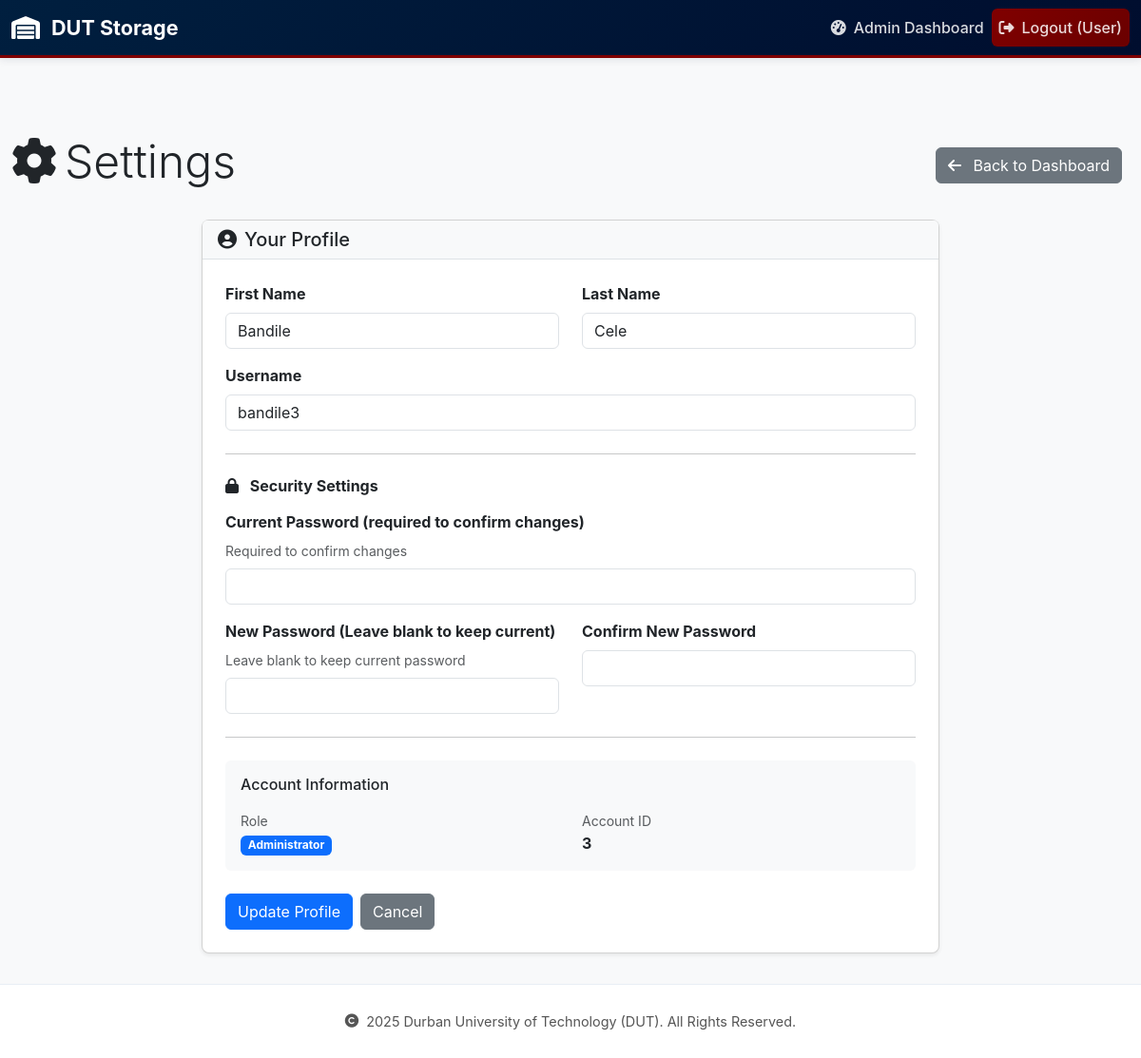
Page /admin/system/settings (signed in) on the committed database.
### app/models.py (models this page shows, shortened)
class Admin(db.Model, UserMixin):
    __tablename__ = 'admin'
    admin_id = db.Column(db.Integer, primary_key=True)
    username = db.Column(db.String(80), unique=True, nullable=False)
    name = db.Column(db.String(100), nullable=True)
    surname = db.Column(db.String(100), nullable=True)
    password_hash = db.Column(db.String(128), nullable=False)
    is_super_admin = db.Column(db.Boolean, default=False, nullable=False)
    data_capturers = db.relationship(
        'DataCapturer', backref='admin', lazy=True, cascade="all, delete-orphan", foreign_keys='DataCapturer.admin_id'
    )
    campuses = db.relationship('Campus', secondary=admin_campus_association, lazy='subquery',
                              backref=db.backref('admins', lazy=True))
    @property
    def is_admin(self):
        return True

### app/routes/admin_routes.py (the view)
@admin_bp.route('/system/settings', methods=['GET', 'POST'])
@login_required
def system_settings():
    from app.forms import SuperAdminProfileEditForm, AdminProfileEditForm
    if current_user.is_super_admin:
        form = SuperAdminProfileEditForm()
    else:
        form = AdminProfileEditForm()
    if form.validate_on_submit():
        if not current_user.check_password(form.current_password.data):
            flash('Current password is incorrect.', 'error')
            return redirect(url_for('admin.system_settings'))
        current_user.name = form.name.data
        current_user.surname = form.surname.data
        current_user.username = form.username.data
        if form.new_password.data:
            current_user.set_password(form.new_password.data)
        db.session.commit()
        flash('Profile updated successfully!', 'success')
        return redirect(url_for('admin.system_settings'))
    elif request.method == 'GET':
        form.name.data = current_user.name
        form.surname.data = current_user.surname
        form.username.data = current_user.username
    return render_template('admin/system_settings.html', form=form, title='Settings')

### app/forms.py (shortened to what this page needs)
class AdminProfileEditForm(FlaskForm):
    name = StringField('First Name', validators=[DataRequired(), Length(max=100)])
    surname = StringField('Last Name', validators=[DataRequired(), Length(max=100)])
    username = StringField('Username', validators=[DataRequired(), Length(min=4, max=10)])
    current_password = PasswordField('Current Password (required to confirm changes)', validators=[DataRequired()])
    new_password = PasswordField('New Password (Leave blank to keep current)', validators=[Optional(), Length(min=8)])
    new_password_confirm = PasswordField(
        'Confirm New Password',
        validators=[Optional(), EqualTo('new_password', message='Passwords must match')]
    )
    submit = SubmitField('Update Profile')

### app/__init__.py (called while the page is built)
@login_manager.user_loader
def load_user(user_id):
    user_type, _, user_actual_id = user_id.partition('-')
    if user_type == 'A':
        return Admin.query.get(int(user_actual_id))
    elif user_type == 'D':
        return DataCapturer.query.get(int(user_actual_id))
    return None

### app/templates/admin/system_settings.html (shortened to what this page needs)
{% extends "base.html" %}
{% block content %}
<div class="container mt-5">
    <div class="d-flex justify-content-between align-items-center mb-4">
        <h1 class="display-5">
            <i class="fas fa-cog me-2"></i>Settings
        </h1>
        <div class="d-flex">
            <a href="{{ url_for('admin.dashboard') }}" class="btn btn-secondary me-2">
                <i class="fas fa-arrow-left me-2"></i> Back to Dashboard
            </a>
        </div>
    </div>
    <div class="row">
        <div class="col-lg-8 offset-lg-2">
            <div class="card shadow-sm rounded-3">
                <div class="card-header bg-light border-bottom">
                    <h5 class="mb-0">
                        <i class="fas fa-user-circle me-2"></i>Your Profile
                    </h5>
                </div>
                <div class="card-body p-4">
                    <form method="POST" action="{{ url_for('admin.system_settings') }}" novalidate>
                        <div class="row mb-3">
                            <div class="col-md-6">
                                {{ form.name.label(class="form-label fw-bold") }}
                                {% if form.name.errors %}
                                    {{ form.name(class="form-control is-invalid") }}
                                    <div class="invalid-feedback d-block">
                                        {% for error in form.name.errors %}
                                            <small>{{ error }}</small><br>
                                        {% endfor %}
                                    </div>
                                {% else %}
                                    {{ form.name(class="form-control") }}
                                {% endif %}
                            </div>
                            <div class="col-md-6">
                                {{ form.surname.label(class="form-label fw-bold") }}
                                {% if form.surname.errors %}
                                    {{ form.surname(class="form-control is-invalid") }}
                                    <div class="invalid-feedback d-block">
                                        {% for error in form.surname.errors %}
                                            <small>{{ error }}</small><br>
                                        {% endfor %}
                                    </div>
                                {% else %}
                                    {{ form.surname(class="form-control") }}
                                {% endif %}
                            </div>
                        </div>
                        <div class="mb-3">
                            {{ form.username.label(class="form-label fw-bold") }}
                            {% if form.username.errors %}
                                {{ form.username(class="form-control is-invalid") }}
                                <div class="invalid-feedback d-block">
                                    {% for error in form.username.errors %}
                                        <small>{{ error }}</small><br>
                                    {% endfor %}
                                </div>
                            {% else %}
                                {{ form.username(class="form-control") }}
                            {% endif %}
                        </div>
                        <hr class="my-4">
                        <h6 class="mb-3 fw-bold">
                            <i class="fas fa-lock me-2"></i> Security Settings
                        </h6>
                        <div class="mb-3">
                            {{ form.current_password.label(class="form-label fw-bold") }}
                            <small class="text-muted d-block mb-2">Required to confirm changes</small>
                            {% if form.current_password.errors %}
                                {{ form.current_password(class="form-control is-invalid", type="password") }}
                                <div class="invalid-feedback d-block">
                                    {% for error in form.current_password.errors %}
                                        <small>{{ error }}</small><br>
                                    {% endfor %}
                                </div>
                            {% else %}
                                {{ form.current_password(class="form-control", type="password") }}
                            {% endif %}
                        </div>
                        <div class="row mb-3">
                            <div class="col-md-6">
                                {{ form.new_password.label(class="form-label fw-bold") }}
                                <small class="text-muted d-block mb-2">Leave blank to keep current password</small>
                                {% if form.new_password.errors %}
                                    {{ form.new_password(class="form-control is-invalid", type="password") }}
                                    <div class="invalid-feedback d-block">
                                        {% for error in form.new_password.errors %}
                                            <small>{{ error }}</small><br>
                                        {% endfor %}
                                    </div>
                                {% else %}
                                    {{ form.new_password(class="form-control", type="password") }}
                                {% endif %}
                            </div>
                            <div class="col-md-6">
                                {{ form.new_password_confirm.label(class="form-label fw-bold") }}
                                {% if form.new_password_confirm.errors %}
                                    {{ form.new_password_confirm(class="form-control is-invalid", type="password") }}
                                    <div class="invalid-feedback d-block">
                                        {% for error in form.new_password_confirm.errors %}
                                            <small>{{ error }}</small><br>
                                        {% endfor %}
                                    </div>
                                {% else %}
                                    {{ form.new_password_confirm(class="form-control", type="password") }}
                                {% endif %}
                            </div>
                        </div>
                        <hr class="my-4">
                        <div class="p-3 bg-light rounded mb-4">
                            <h6 class="mb-3">Account Information</h6>
                            <div class="row text-sm">
                                <div class="col-md-6">
                                    <small class="text-muted">Role</small>
                                    <p class="mb-0">
                                        {% if current_user.is_super_admin %}
                                            <span class="badge bg-danger">Super Administrator</span>
                                        {% else %}
                                            <span class="badge bg-primary">Administrator</span>
                                        {% endif %}
                                    </p>
                                </div>
                                <div class="col-md-6">
                                    <small class="text-muted">Account ID</small>
                                    <p class="mb-0 fw-bold">{{ current_user.admin_id }}</p>
                                </div>
                            </div>
                        </div>
                        <div class="d-flex gap-2">
                            {{ form.submit(class="btn btn-primary") }}
                            <a href="{{ url_for('admin.dashboard') }}" class="btn btn-secondary">Cancel</a>
                        </div>
                    </form>
                </div>
            </div>
        </div>
    </div>
</div>
{% endblock %}

### app/templates/base.html (style rules this page uses)
:root { --dut-primary: #001F3F; --dut-accent: #800000; --text-primary: #1a1a1a; --text-secondary: #555; --border-color: #e8eef5; }
* { margin: 0; padding: 0; box-sizing: border-box; }
html, body { height: 100%; font-family: -apple-system, BlinkMacSystemFont, "Segoe UI", Roboto, "Helvetica Neue", Arial, sans-serif; }
body { display: flex; flex-direction: column; min-height: 100vh; background: #f8f9fa; }
.container { max-width: 1200px; }

### rows in the picture
Admin: name "Bandile", surname "Cele", username "bandile3", admin_id "3"

### other values in the picture
{{ current_user.full_name or 'User' }} "User"
